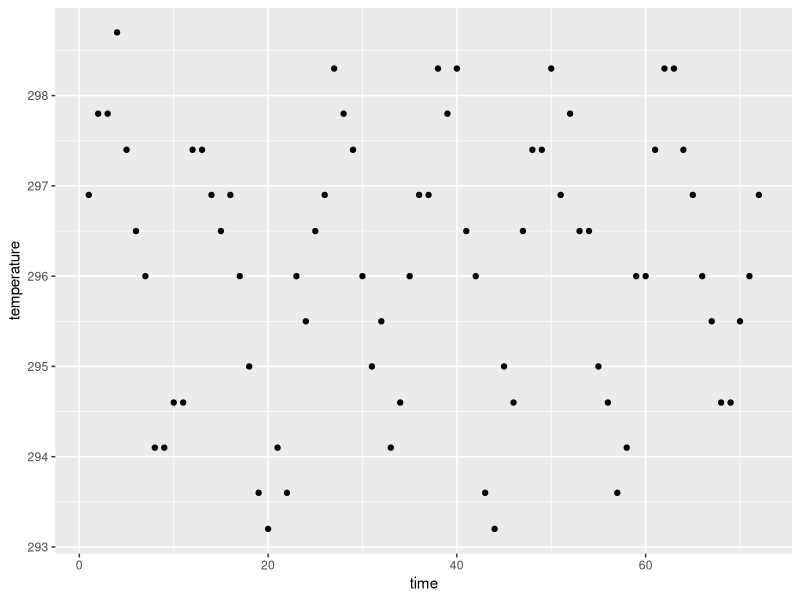
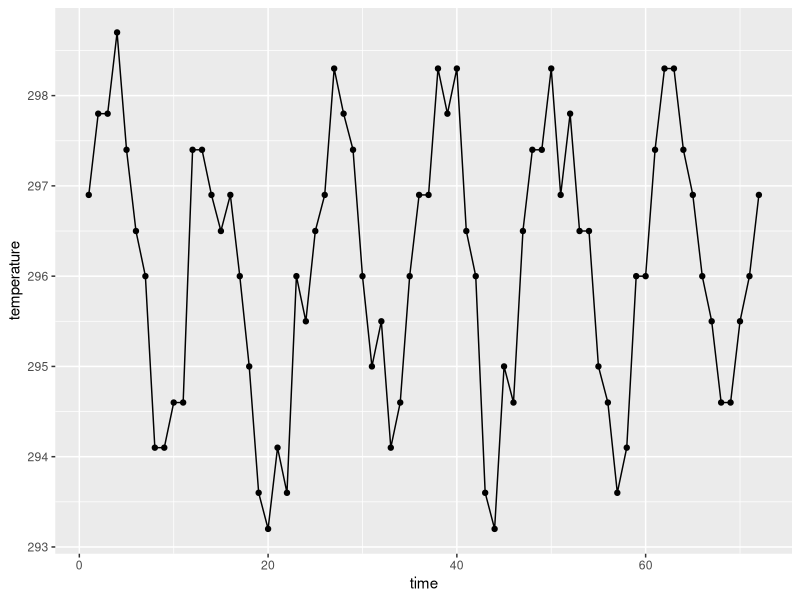
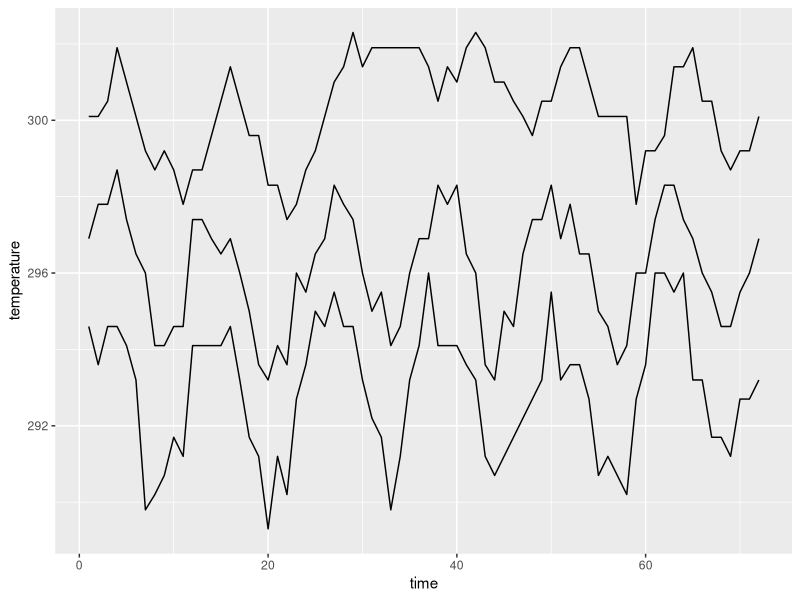
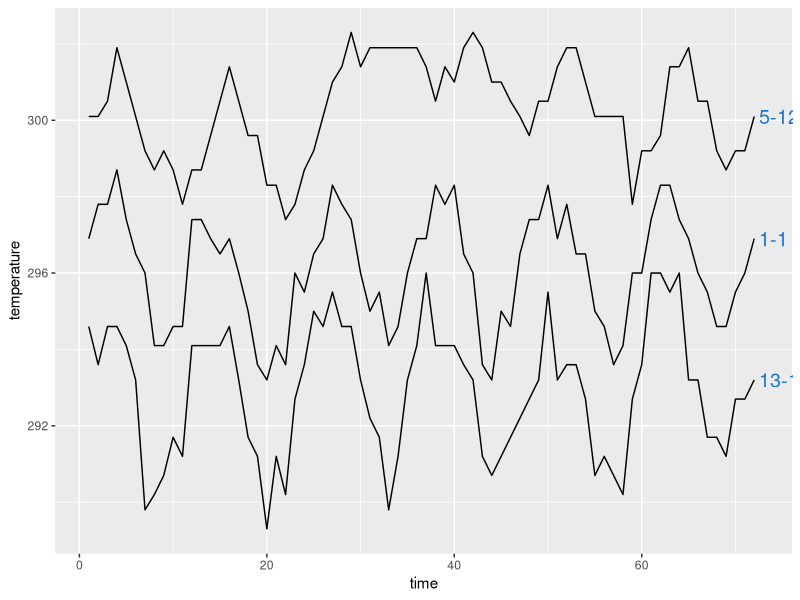
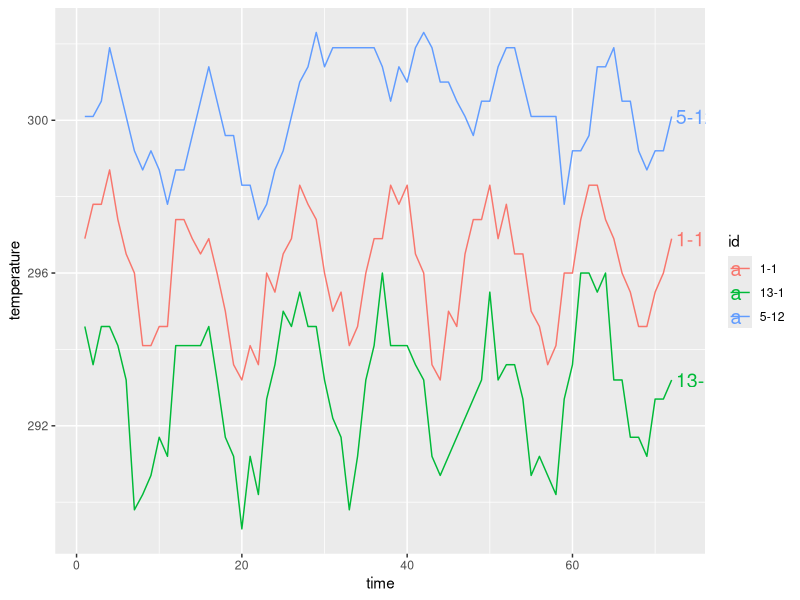
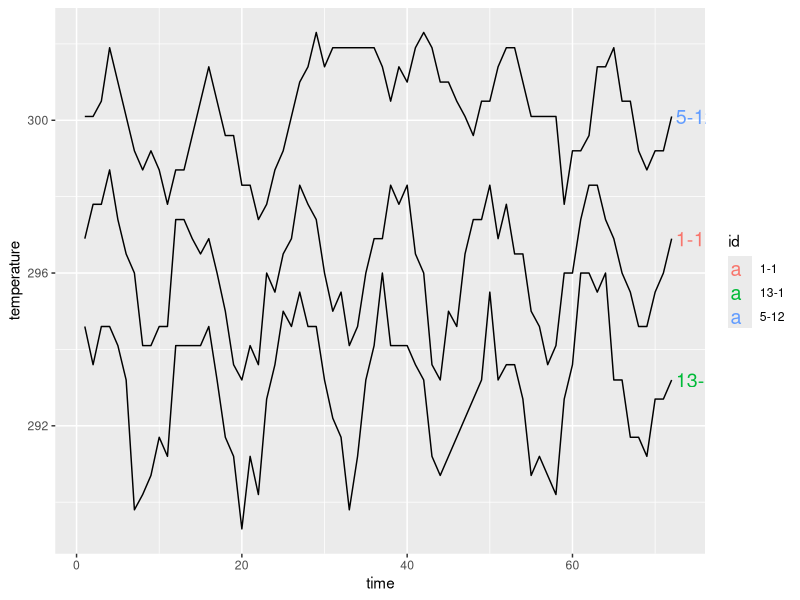

These figures' R source, in order:
## ---- chunk 1
options(htmltools.dir.version = FALSE, echo = TRUE)
#xaringan::inf_mr(cast_from = '..') 
library(tidyverse)
library(lubridate)
## ---- chunk 2
data(nasa, package = "GGally")
nasa1 <- nasa %>% 
  dplyr::filter(id== "1-1") 

nasa1 %>%
  ggplot(aes(x = time, y = temperature)) + 
  geom_point()
## ---- chunk 3
ggplot(nasa1, aes(x = time, y = temperature)) + 
  geom_point() +
  geom_line()
## ---- chunk 4
nasa_subset <- nasa %>% 
  dplyr::filter(id %in% c("1-1", "13-1", "5-12")) 

nasa_subset %>%
  ggplot(aes(x = time, y = temperature, group = id)) + 
  geom_line()
## ---- chunk 5
ggplot(nasa_subset, aes(x = time, y = temperature, group = id)) + 
  geom_line() +
  geom_text(data = nasa_subset[nasa_subset$time == 72, ], 
            aes(label = id, x = time + 0.5), 
            colour = "dodgerblue3", hjust = "left", size = 5)
## ---- chunk 6
ggplot(nasa_subset, aes(x = time, y = temperature, color = id)) + 
  geom_line() +
  geom_text(data = nasa_subset[nasa_subset$time == 72, ], 
            aes(label = id, x = time + 0.5), hjust = "left", size = 5)
## ---- chunk 7
ggplot(nasa_subset, aes(x = time, y = temperature, group = id)) + 
  geom_line() +
  geom_text(data = nasa_subset[nasa_subset$time == 72, ], 
            aes(label = id, colour = id, x = time + 0.5), hjust = "left", size = 5)
